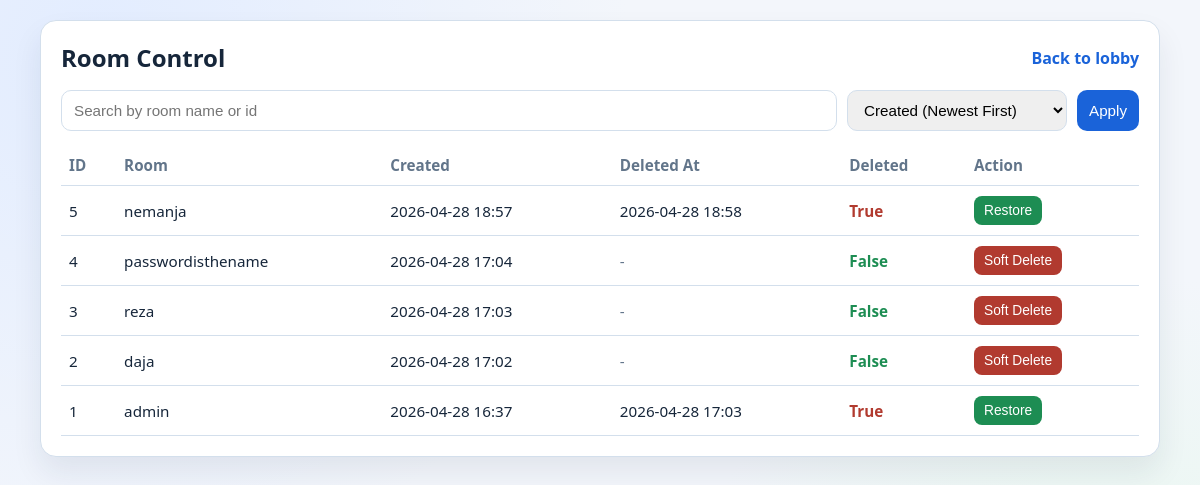
The app's page /control/rooms/ (signed in) with its own data.
### chat/models/room.py (models this page shows, shortened)
class ChatRoom(models.Model):
    name = models.SlugField(max_length=80, unique=True)
    password_hash = models.CharField(max_length=255, default="")
    is_deleted = models.BooleanField(default=False)
    deleted_at = models.DateTimeField(null=True, blank=True)
    created_at = models.DateTimeField(auto_now_add=True)
    class Meta:
        ordering = ["name"]

### chat/http/views/admin_rooms.py (the view)
# urls.py: path("control/rooms/", room_control_list, name="admin-room-control-list"),
@superadmin_required
def room_control_list(request):
    query = request.GET.get("q", "").strip()
    sort = request.GET.get("sort", "-created_at")
    if sort not in ROOM_SORT_VALUES:
        sort = "-created_at"
    rooms_qs = ChatRoom.objects.all()
    if query:
        if query.isdigit():
            rooms_qs = rooms_qs.filter(Q(id=int(query)) | Q(name__icontains=query))
        else:
            rooms_qs = rooms_qs.filter(name__icontains=query)
    rooms_qs = rooms_qs.order_by(sort, "id")
    return render(
        request,
        "chat/admin_room_control_list.html",
        {
            "rooms": rooms_qs,
            "query": query,
            "sort": sort,
            "sort_options": ROOM_SORT_CHOICES,
        },
    )

### chat/http/views/admin_users.py (called while the page is built)
def superadmin_required(view_fn):
    @wraps(view_fn)
    @login_required
    def wrapped(request, *args, **kwargs):
        if not request.user.is_superuser:
            raise PermissionDenied("Superadmin access required.")
        return view_fn(request, *args, **kwargs)
    return wrapped

### chat/templates/chat/admin_room_control_list.html (shortened to what this page needs)
<!DOCTYPE html>
<html lang="en">
<head>
</head>
<body>
    <main class="panel">
        <div class="top">
            <h1>Room Control</h1>
            <a href="/">Back to lobby</a>
        </div>
        <form class="filters" method="get">
            <input type="text" name="q" value="{{ query }}" placeholder="Search by room name or id" />
            <select name="sort">
                {% for option_value, option_label in sort_options %}
                    <option value="{{ option_value }}" {% if sort == option_value %}selected{% endif %}>{{ option_label }}</option>
                {% endfor %}
            </select>
            <button type="submit">Apply</button>
        </form>
        <table>
            <thead>
                <tr>
                    <th>ID</th>
                    <th>Room</th>
                    <th>Created</th>
                    <th>Deleted At</th>
                    <th>Deleted</th>
                    <th>Action</th>
                </tr>
            </thead>
            <tbody>
                {% for room_row in rooms %}
                    <tr>
                        <td>{{ room_row.id }}</td>
                        <td>{{ room_row.name }}</td>
                        <td>{{ room_row.created_at|date:"Y-m-d H:i" }}</td>
                        <td>
                            {% if room_row.deleted_at %}
                                {{ room_row.deleted_at|date:"Y-m-d H:i" }}
                            {% else %}
                                <span class="muted">-</span>
                            {% endif %}
                        </td>
                        <td>
                            {% if room_row.is_deleted %}
                                <span class="status off">True</span>
                            {% else %}
                                <span class="status on">False</span>
                            {% endif %}
                        </td>
                        <td>
                            <form method="post" action="{% url 'admin-room-set-deleted' room_row.id %}">
                                {% if room_row.is_deleted %}
                                    <button class="action-btn restore" type="submit">Restore</button>
                                {% else %}
                                    <button class="action-btn delete" type="submit">Soft Delete</button>
                                {% endif %}
                            </form>
                        </td>
                    </tr>
                {% empty %}
                    <tr>
                        <td colspan="6" class="muted">No rooms matched your search.</td>
                    </tr>
                {% endfor %}
            </tbody>
        </table>
    </main>
</body>
</html>

### chat/templates/chat/admin_room_control_list.html (style rules this page uses)
:root { --bg: #f3f6fb; --panel: #ffffff; --border: #d3dfec; --text: #16263a; --muted: #62758a; --accent: #1a63d9; --ok: #1d8d53; --warn: #b13a2f; }
* { box-sizing: border-box; }
body { margin: 0; min-height: 100vh; background: radial-gradient(circle at 8% 7%, #e2ecff 0%, transparent 40%), radial-gradient(circle at 92% 90%, #e6f8ec 0%, transparent 34%), var(--bg); font-family: "Trebuchet MS", "Segoe UI", sans-serif; color: var(--text); padding: 20px; }
.panel { width: min(1120px, 100%); margin: 0 auto; background: var(--panel); border: 1px solid var(--border); border-radius: 16px; padding: 20px; box-shadow: 0 16px 30px rgba(22, 38, 58, 0.08); }
.top { display: flex; justify-content: space-between; align-items: center; gap: 12px; margin-bottom: 16px; }
.top h1 { margin: 0; font-size: 1.5rem; }
.top a { color: var(--accent); text-decoration: none; font-weight: 700; }
.filters { display: grid; grid-template-columns: 1fr 220px auto; gap: 10px; margin-bottom: 14px; }
input, select, button { border: 1px solid var(--border); border-radius: 10px; padding: 10px 12px; font-size: 0.95rem; }
button { border: none; color: #fff; background: var(--accent); cursor: pointer; }
table { width: 100%; border-collapse: collapse; font-size: 0.95rem; }
th, td { border-bottom: 1px solid var(--border); padding: 10px 8px; text-align: left; vertical-align: middle; }
th { color: var(--muted); font-weight: 700; }
.status { font-weight: 700; }
.status.on { color: var(--ok); }
.status.off { color: var(--warn); }
.action-btn { padding: 7px 10px; border-radius: 8px; border: none; color: #fff; cursor: pointer; font-size: 0.86rem; }
.action-btn.restore { background: var(--ok); }
.action-btn.delete { background: var(--warn); }
.muted { color: var(--muted); }

### records on screen
ChatRoom: id "5", name "nemanja", created_at "2026-04-28 18:57", deleted_at "2026-04-28 18:58", is_deleted "True"
ChatRoom: id "4", name "passwordisthename", created_at "2026-04-28 17:04", is_deleted "False"
ChatRoom: id "3", name "reza", created_at "2026-04-28 17:03", is_deleted "False"
ChatRoom: id "2", name "daja", created_at "2026-04-28 17:02", is_deleted "False"
ChatRoom: id "1", name "admin", created_at "2026-04-28 16:37", deleted_at "2026-04-28 17:03", is_deleted "True"

### other values on screen
form field sort "Created (Newest First)"
